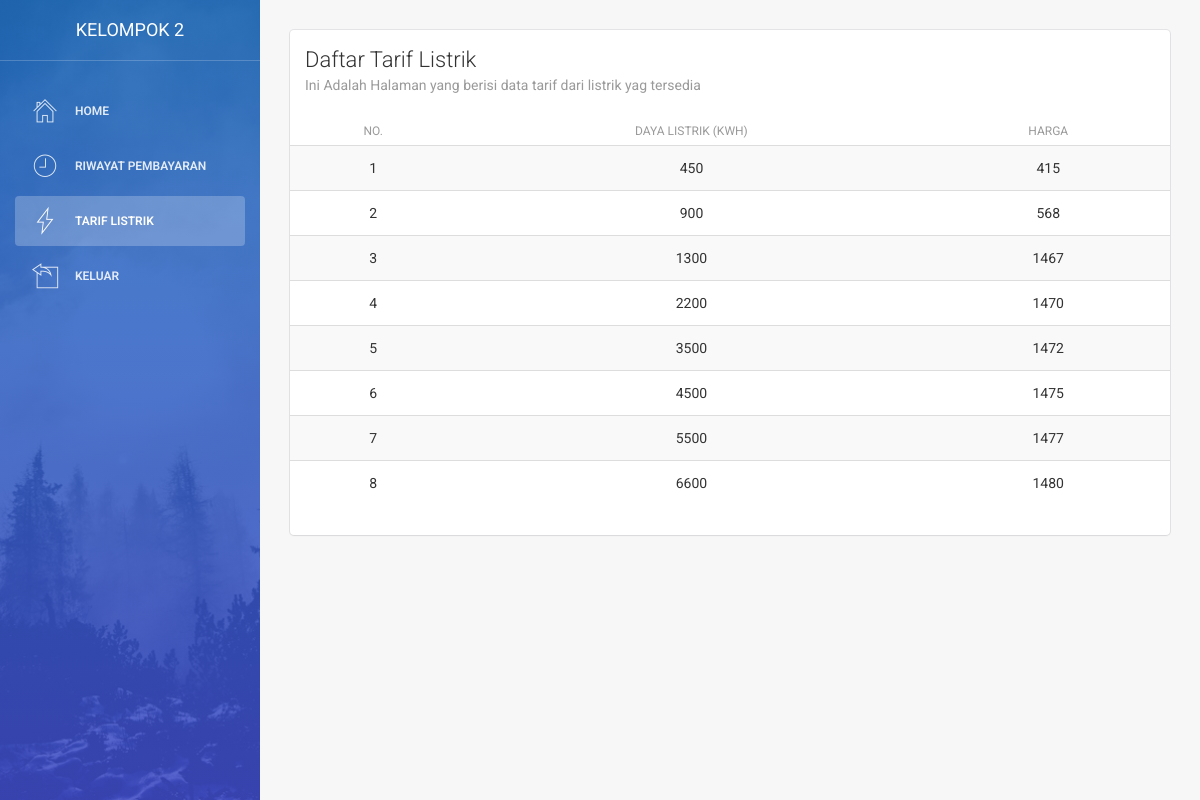
/index.php/listrik_1, run on the app's committed database.
### tables this page shows
CREATE TABLE `daya` (
  `id` int(11) NOT NULL,
  `kd_daya` varchar(255) NOT NULL,
  `daya` int(30) NOT NULL,
  `gol_tarif` int(30) NOT NULL
);

### application/controllers/Listrik_1.php (called while the page is built, shortened)
<?php
 class listrik_1 extends CI_Controller
 {
 	public function __construct(){
 	$this->load->model('model_listrik');
 	}
 	public function index()
 	{
 		$data = array
 		('title' => 'Daftar Tarif Listrik',
 		 'data_listrik'  => $this->model_listrik->get_all(),
 		  );
 		$this->load->view('petugas/listrik/data_listrik',$data);
 	}
 } ?>

### index.php (called while the page is built, shortened)
<?php
require_once BASEPATH.'core/CodeIgniter.php';

### application/models/Model_listrik.php (called while the page is built, shortened)
<?php
class Model_listrik extends CI_model
{
	public function get_all(){
		$query = $this->db->select('*')
				 ->from('daya')
				 ->order_by('id','ASC')
				 ->get();
		return $query->result();
	}
}
 ?>

### application/views/petugas/listrik/data_listrik.php (the view, shortened to what this page needs)
	<!doctype html>
<html lang="en">
<head>
    <link href="<?php echo base_url('assets/css/bootstrap.min.css" rel="stylesheet') ?>" />
    <link href="<?php echo base_url('assets/css/animate.min.css" rel="stylesheet') ?>"/>
    <link href="<?php echo base_url('assets/css/light-bootstrap-dashboard.css?v=1.4.0') ?>" rel="stylesheet"/>
    <link href="<?php echo base_url('assets/css/demo.css" rel="stylesheet') ?>" />
    <link href="http://maxcdn.bootstrapcdn.com/font-awesome/4.2.0/css/font-awesome.min.css" rel="stylesheet">
    <link href="<?php echo base_url('assets/css/pe-icon-7-stroke.css" rel="stylesheet') ?>" />
</head>
<body>
<div class="wrapper">
    <div class="sidebar" data-color="blue" data-image="<?php echo base_url('assets/img/sidebar-5.jpg') ?>">
    	<div class="sidebar-wrapper">
            <div class="logo">
                <a href="#" class="simple-text">
                    Kelompok 2
                </a>
            </div>
            <ul class="nav">
                <li>
                    <a href="<?php echo base_url() ?>index.php/bayar/">
                        <i class="pe-7s-home"></i>
                        <p>Home</p>
                    </a>
                </li>
                <li>
                    <a href="<?php echo base_url() ?>index.php/riwayat_pembayaran/">
                        <i class="pe-7s-clock "></i>
                        <p>Riwayat Pembayaran</p>
                    </a>
                </li>
                <li class="active">
                    <a href="<?php echo base_url() ?>index.php/listrik_1/">
                        <i class="pe-7s-gleam"></i>
                        <p>Tarif listrik </p>
                    </a>
                </li>
                <li>
                <li>
                    <a href="<?php echo base_url() ?>index.php/Login/">
                        <i class="pe-7s-back-2"></i>
                        <p>Keluar</p>
                    </a>
                </li>
            </ul>
    	</div>
    </div>
    <div class="main-panel">
        <div class="content">
            <div class="container-fluid">
                <div class="row">
                    <div class="col-md-12">
                        <div class="card">
                            <div class="header">
                                <h4 class="title"><?php echo $title ?></h4>
                                <p class="category">Ini Adalah Halaman yang berisi data tarif dari listrik yag tersedia</p>
                            </div>
                            <div class="content table-responsive table-full-width">
                                <table class="table table-hover table-striped">
                                    <thead>
										<th><center>No.</center></th>
										<th><center>Daya Listrik (Kwh)</center></th>
										<th><center>Harga</center></th>
									</thead>
                                    <tbody>
											<?php
											$no = 1;
											foreach ($data_listrik as $listrik) {
											  ?>
									<tr>
										<td><center><?php echo $no++ ?></center> </td>
										<td><center><?php echo $listrik->daya ?></center></td>
										<td><center><?php echo $listrik->gol_tarif ?></center></td>
									</tr>
										<?php } ?>
                                    </tbody>
                                </table>
                            </div>
                        </div>
                    </div>
                </div>
            </div>
        </div>
    </div>
</div>
</body>
</html>

### data on the page
daya: daya "450", gol_tarif "415"
daya: daya "900", gol_tarif "568"
daya: daya "1300", gol_tarif "1467"
daya: daya "2200", gol_tarif "1470"
daya: daya "3500", gol_tarif "1472"
daya: daya "4500", gol_tarif "1475"
daya: daya "5500", gol_tarif "1477"
daya: daya "6600", gol_tarif "1480"

### other printed values
$title "Daftar Tarif Listrik"
